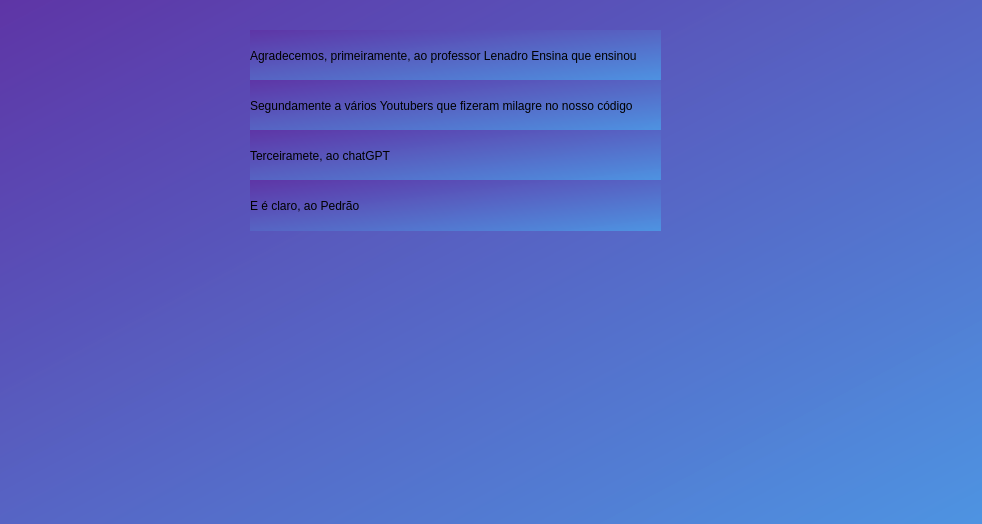
<?xml version="1.0" encoding="UTF-8"?>
<ui version="4.0">
 <class>TeladeCredito</class>
 <widget class="QDialog" name="TeladeCredito">
  <property name="geometry">
   <rect>
    <x>0</x>
    <y>0</y>
    <width>982</width>
    <height>524</height>
   </rect>
  </property>
  <property name="windowTitle">
   <string>Dialog</string>
  </property>
  <property name="styleSheet">
   <string notr="true">background-color: qlineargradient(spread:pad, x1:0, y1:0, x2:1, y2:1, stop:0 rgba(94, 53, 166, 255), stop:1 rgba(78, 148, 226, 251));</string>
  </property>
  <widget class="QLabel" name="label">
   <property name="geometry">
    <rect>
     <x>250</x>
     <y>30</y>
     <width>411</width>
     <height>51</height>
    </rect>
   </property>
   <property name="text">
    <string>Agradecemos, primeiramente, ao professor Lenadro Ensina que ensinou </string>
   </property>
  </widget>
  <widget class="QLabel" name="label_2">
   <property name="geometry">
    <rect>
     <x>250</x>
     <y>80</y>
     <width>411</width>
     <height>51</height>
    </rect>
   </property>
   <property name="text">
    <string>Segundamente a vários Youtubers que fizeram milagre no nosso código</string>
   </property>
  </widget>
  <widget class="QLabel" name="label_3">
   <property name="geometry">
    <rect>
     <x>250</x>
     <y>130</y>
     <width>411</width>
     <height>51</height>
    </rect>
   </property>
   <property name="text">
    <string>Terceiramete, ao chatGPT</string>
   </property>
  </widget>
  <widget class="QLabel" name="label_4">
   <property name="geometry">
    <rect>
     <x>250</x>
     <y>180</y>
     <width>411</width>
     <height>51</height>
    </rect>
   </property>
   <property name="text">
    <string>E é claro, ao Pedrão</string>
   </property>
  </widget>
 </widget>
 <resources/>
 <connections/>
</ui>
